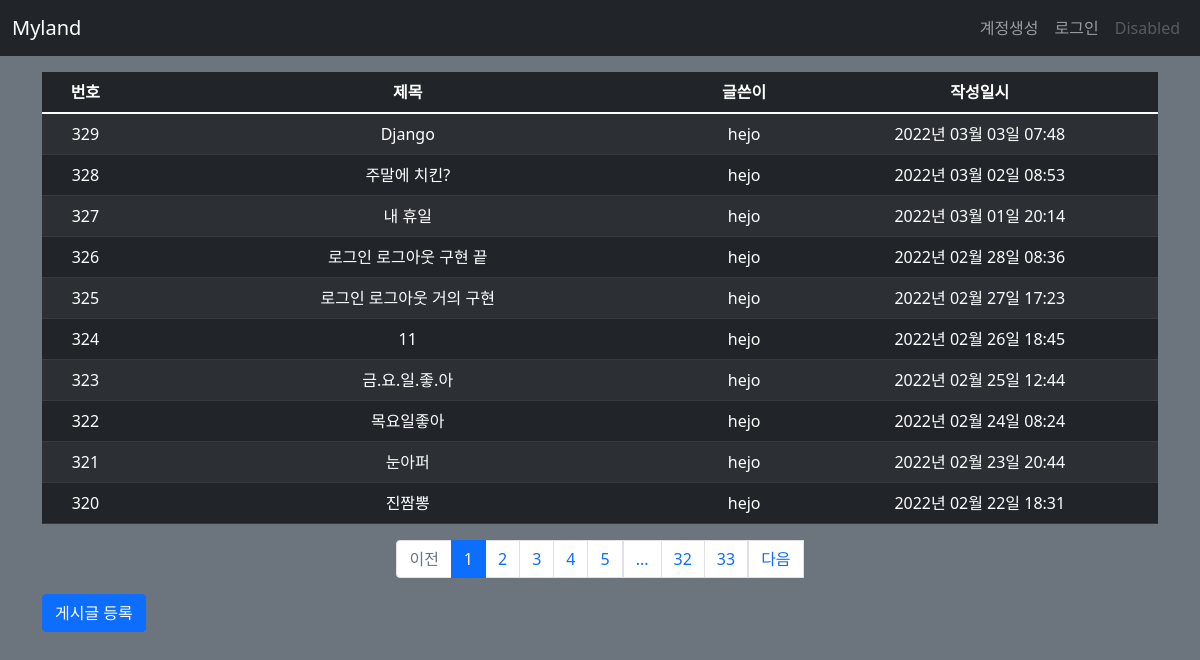
Page /post/list/ on the earlier database version.
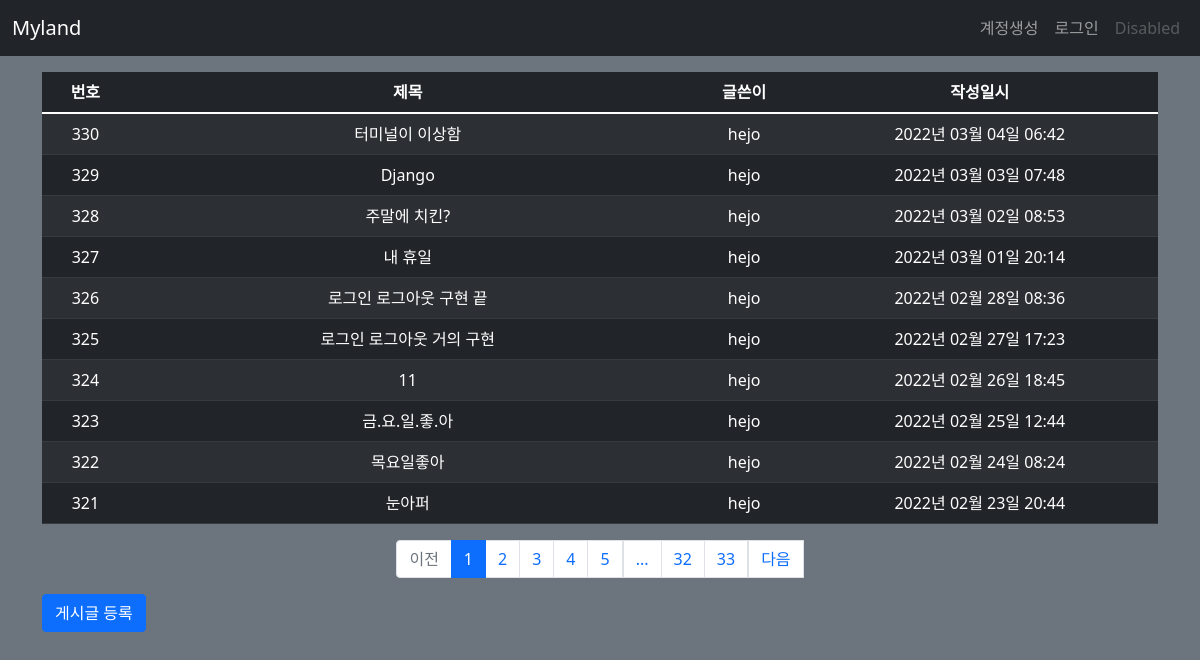
Same page on the later database version.
### myland/models.py (models this page shows)
class Post(db.Model):
    id = db.Column(db.Integer, primary_key=True)
    title = db.Column(db.String(200), nullable=False)
    content = db.Column(db.Text, nullable=False)
    create_date = db.Column(db.DateTime(), nullable=False)
    user_id = db.Column(db.Integer, db.ForeignKey('user.id', ondelete='CASCADE'), nullable=False)
    user = db.relationship('User', backref=db.backref('post_set'))
    modify_date = db.Column(db.DateTime(), nullable=True)

class User(db.Model):
    id = db.Column(db.Integer, primary_key=True)
    username = db.Column(db.String(150), unique=True, nullable=False)
    password = db.Column(db.String(200), nullable=True)
    email = db.Column(db.String(120), unique=True, nullable=False)
    modify_date = db.Column(db.DateTime(), nullable=True)

### myland/views/post_views.py (the view)
@bp.route('/list/')
def _list():
    page = request.args.get('page', type=int, default=1)
    post_list = Post.query.order_by(Post.create_date.desc())
    post_list = post_list.paginate(page, per_page=10)
    return render_template('post/post_list.html', post_list=post_list)

### myland/filter.py (called while the page is built)
def format_datetime(value, fmt='%Y년 %m월 %d일 %H:%M'):
    return value.strftime(fmt)

### myland/views/auth_views.py (called while the page is built)
@bp.before_app_request
def load_logged_in_user():
    user_id = session.get('user_id')
    if user_id is None:
        g.user = None
    else:
        g.user = User.query.get(user_id)

### myland/templates/post/post_list.html
{% extends 'base.html' %}
{% block content %}
<div class="container my-3">
  <table class="table table-dark table-striped table-hover">
    <thead>
    <tr class="text-center">
      <th>번호</th>
      <th style="width:50%">제목</th>
      <th>글쓴이</th>
      <th>작성일시</th>
    </tr>
    </thead>
    <tbody>
    {% if post_list %}
    {% for post in post_list.items %}
    <tr class="text-center">
      <td>{{ post_list.total - ((post_list.page - 1) * post_list.per_page) - loop.index0 }}</td>
      <td class="text-left">
        <a href="{{ url_for('post.detail', post_id=post.id) }}" style="text-decoration-line: none; color: white;">{{ post.title }}</a>
      </td>
      <td>{{ post.user.username }}</td>
      <td>{{ post.create_date|datetime }}</td>
    </tr>
    {% endfor %}
    {% else %}
    <tr>
      <td colspan="3">게시글이 없습니다.</td>
    </tr>
    {% endif %}
    </tbody>
  </table>
  <ul class="pagination justify-content-center">
    {% if post_list.has_prev %}
    <li class="page-item">
      <a class="page-link" href="?page={{ post_list.prev_num }}">이전</a>
    </li>
    {% else %}
    <li class="page-item disabled">
      <a class="page-link" tabindex="-1" aria-disabled="true" href="#">이전</a>
    </li>
    {% endif %}
    {% for page_num in post_list.iter_pages() %}
      {% if page_num %}
        {% if page_num != post_list.page %}
        <li class="page-item">
          <a class="page-link" href="?page={{ page_num }}">{{ page_num }}</a>
        </li>
        {% else %}
        <li class="page-item active" aria-current="page">
          <a class="page-link" href="#">{{ page_num }}</a>
        </li>
        {% endif %}
      {% else %}
        <li class="disabled">
          <a class="page-link" href="#">...</a>
        </li>
      {% endif %}
    {% endfor %}
    {% if post_list.has_next %}
    <li class="page-items">
      <a class="page-link" href="?page={{ post_list.next_num }}">다음</a>
    </li>
    {% else %}
    <li class="page-item disabled">
      <a class="page-link" tabindex="-1" aria-disabled="true" href="#">다음</a>
    </li>
    {% endif %}
  </ul>
  <a href="{{ url_for('post.create') }}" class="btn btn-primary">게시글 등록</a>
</div>
{% endblock %}

### myland/templates/base.html (shortened to what this page needs)
<!DOCTYPE html>
<html lang="ko">
<head>
  <link href="https://cdn.jsdelivr.net/npm/bootstrap@5.1.3/dist/css/bootstrap.min.css" rel="stylesheet">
  <link rel="stylesheet" href="{{ url_for('static', filename='style.css') }}">
</head>
<body class="bg-secondary pt-5 mt-2">
  <nav class="navbar navbar-expand-md navbar-dark bg-dark fixed-top">
    <div class="container-fluid">
      <a class="navbar-brand" href="{{ url_for('main.index') }}">Myland</a>
      <div class="collapse navbar-collapse" id="navbarSupportedContent">
        {% if g.user %}
        <ul class="navbar-nav ms-auto mb-2 mb-lg-0">
          <li class="nav-item">
            <a href="{{ url_for('auth.logout') }}" class="nav-link">{{ g.user.username }} (로그아웃)</a>
          </li>
        </ul>
        {% else %}
        <ul class="navbar-nav ms-auto mb-2 mb-lg-0">
          <li class="nav-item">
            <a class="nav-link" href="{{ url_for('auth.signup') }}">계정생성</a>
          </li>
          <li class="nav-item">
            <a class="nav-link" href="{{ url_for('auth.login') }}">로그인</a>
          </li>
          <li class="nav-item">
            <a class="nav-link disabled">Disabled</a>
          </li>
        </ul>
        {% endif %}
      </div>
    </div>
  </nav>
  {% block content %}
  {% endblock %}
</body>
</html>

Differences in the rows shown:
no longer on this page (row unchanged): Post: id "320", title "진짬뽕", user.username "hejo", create_date "2022년 02월 22일 18:31"
added Post: id "330", title "터미널이 이상함", user.username "hejo", create_date "2022년 03월 04일 06:42"
